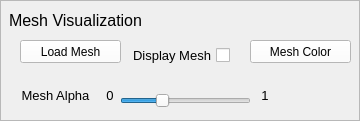
        <widget class="QFrame" name="frame_5">
         <property name="sizePolicy">
          <sizepolicy hsizetype="Expanding" vsizetype="Expanding">
           <horstretch>0</horstretch>
           <verstretch>0</verstretch>
          </sizepolicy>
         </property>
         <property name="minimumSize">
          <size>
           <width>300</width>
           <height>40</height>
          </size>
         </property>
         <property name="frameShape">
          <enum>QFrame::StyledPanel</enum>
         </property>
         <property name="frameShadow">
          <enum>QFrame::Plain</enum>
         </property>
         <widget class="QLabel" name="DisplayOptions_6">
          <property name="geometry">
           <rect>
            <x>10</x>
            <y>10</y>
            <width>131</width>
            <height>20</height>
           </rect>
          </property>
          <property name="minimumSize">
           <size>
            <width>130</width>
            <height>20</height>
           </size>
          </property>
          <property name="font">
           <font>
            <pointsize>12</pointsize>
           </font>
          </property>
          <property name="text">
           <string>Mesh Visualization</string>
          </property>
          <property name="alignment">
           <set>Qt::AlignCenter</set>
          </property>
         </widget>
         <widget class="QPushButton" name="loadMeshButton">
          <property name="geometry">
           <rect>
            <x>20</x>
            <y>40</y>
            <width>101</width>
            <height>23</height>
           </rect>
          </property>
          <property name="palette">
           <palette>
            <active>
             <colorrole role="WindowText">
              <brush brushstyle="SolidPattern">
               <color alpha="255">
                <red>0</red>
                <green>0</green>
                <blue>0</blue>
               </color>
              </brush>
             </colorrole>
             <colorrole role="Button">
              <brush brushstyle="SolidPattern">
               <color alpha="255">
                <red>255</red>
                <green>255</green>
                <blue>255</blue>
               </color>
              </brush>
             </colorrole>
             <colorrole role="Light">
              <brush brushstyle="SolidPattern">
               <color alpha="255">
                <red>255</red>
                <green>255</green>
                <blue>255</blue>
               </color>
              </brush>
             </colorrole>
             <colorrole role="Midlight">
              <brush brushstyle="SolidPattern">
               <color alpha="255">
                <red>255</red>
                <green>255</green>
                <blue>255</blue>
               </color>
              </brush>
             </colorrole>
             <colorrole role="Dark">
              <brush brushstyle="SolidPattern">
               <color alpha="255">
                <red>127</red>
                <green>127</green>
                <blue>127</blue>
               </color>
              </brush>
             </colorrole>
             <colorrole role="Mid">
              <brush brushstyle="SolidPattern">
               <color alpha="255">
                <red>170</red>
                <green>170</green>
                <blue>170</blue>
               </color>
              </brush>
             </colorrole>
             <colorrole role="Text">
              <brush brushstyle="SolidPattern">
               <color alpha="255">
                <red>0</red>
                <green>0</green>
                <blue>0</blue>
               </color>
              </brush>
             </colorrole>
             <colorrole role="BrightText">
              <brush brushstyle="SolidPattern">
               <color alpha="255">
                <red>255</red>
                <green>255</green>
                <blue>255</blue>
               </color>
              </brush>
             </colorrole>
             <colorrole role="ButtonText">
              <brush brushstyle="SolidPattern">
               <color alpha="255">
                <red>0</red>
                <green>0</green>
                <blue>0</blue>
               </color>
              </brush>
             </colorrole>
             <colorrole role="Base">
              <brush brushstyle="SolidPattern">
               <color alpha="255">
                <red>255</red>
                <green>255</green>
                <blue>255</blue>
               </color>
              </brush>
             </colorrole>
             <colorrole role="Window">
              <brush brushstyle="SolidPattern">
               <color alpha="255">
                <red>255</red>
                <green>255</green>
                <blue>255</blue>
               </color>
              </brush>
             </colorrole>
             <colorrole role="Shadow">
              <brush brushstyle="SolidPattern">
               <color alpha="255">
                <red>0</red>
                <green>0</green>
                <blue>0</blue>
               </color>
              </brush>
             </colorrole>
             <colorrole role="AlternateBase">
              <brush brushstyle="SolidPattern">
               <color alpha="255">
                <red>255</red>
                <green>255</green>
                <blue>255</blue>
               </color>
              </brush>
             </colorrole>
             <colorrole role="ToolTipBase">
              <brush brushstyle="SolidPattern">
               <color alpha="255">
                <red>255</red>
                <green>255</green>
                <blue>220</blue>
               </color>
              </brush>
             </colorrole>
             <colorrole role="ToolTipText">
              <brush brushstyle="SolidPattern">
               <color alpha="255">
                <red>0</red>
                <green>0</green>
                <blue>0</blue>
               </color>
              </brush>
             </colorrole>
            </active>
            <inactive>
             <colorrole role="WindowText">
              <brush brushstyle="SolidPattern">
               <color alpha="255">
                <red>0</red>
                <green>0</green>
                <blue>0</blue>
               </color>
              </brush>
             </colorrole>
             <colorrole role="Button">
              <brush brushstyle="SolidPattern">
               <color alpha="255">
                <red>255</red>
                <green>255</green>
                <blue>255</blue>
               </color>
              </brush>
             </colorrole>
             <colorrole role="Light">
              <brush brushstyle="SolidPattern">
               <color alpha="255">
                <red>255</red>
                <green>255</green>
                <blue>255</blue>
               </color>
              </brush>
             </colorrole>
             <colorrole role="Midlight">
              <brush brushstyle="SolidPattern">
               <color alpha="255">
                <red>255</red>
                <green>255</green>
                <blue>255</blue>
               </color>
              </brush>
             </colorrole>
             <colorrole role="Dark">
              <brush brushstyle="SolidPattern">
               <color alpha="255">
                <red>127</red>
                <green>127</green>
                <blue>127</blue>
               </color>
              </brush>
             </colorrole>
             <colorrole role="Mid">
              <brush brushstyle="SolidPattern">
               <color alpha="255">
                <red>170</red>
                <green>170</green>
                <blue>170</blue>
               </color>
              </brush>
             </colorrole>
             <colorrole role="Text">
              <brush brushstyle="SolidPattern">
               <color alpha="255">
                <red>0</red>
                <green>0</green>
                <blue>0</blue>
               </color>
              </brush>
             </colorrole>
             <colorrole role="BrightText">
              <brush brushstyle="SolidPattern">
               <color alpha="255">
                <red>255</red>
                <green>255</green>
                <blue>255</blue>
               </color>
              </brush>
             </colorrole>
             <colorrole role="ButtonText">
              <brush brushstyle="SolidPattern">
               <color alpha="255">
                <red>0</red>
                <green>0</green>
                <blue>0</blue>
               </color>
              </brush>
             </colorrole>
             <colorrole role="Base">
              <brush brushstyle="SolidPattern">
               <color alpha="255">
                <red>255</red>
                <green>255</green>
                <blue>255</blue>
               </color>
              </brush>
             </colorrole>
             <colorrole role="Window">
              <brush brushstyle="SolidPattern">
               <color alpha="255">
                <red>255</red>
                <green>255</green>
                <blue>255</blue>
               </color>
              </brush>
             </colorrole>
             <colorrole role="Shadow">
              <brush brushstyle="SolidPattern">
               <color alpha="255">
                <red>0</red>
                <green>0</green>
                <blue>0</blue>
               </color>
              </brush>
             </colorrole>
             <colorrole role="AlternateBase">
              <brush brushstyle="SolidPattern">
               <color alpha="255">
                <red>255</red>
                <green>255</green>
                <blue>255</blue>
               </color>
              </brush>
             </colorrole>
             <colorrole role="ToolTipBase">
              <brush brushstyle="SolidPattern">
               <color alpha="255">
                <red>255</red>
                <green>255</green>
                <blue>220</blue>
               </color>
              </brush>
             </colorrole>
             <colorrole role="ToolTipText">
              <brush brushstyle="SolidPattern">
               <color alpha="255">
                <red>0</red>
                <green>0</green>
                <blue>0</blue>
               </color>
              </brush>
             </colorrole>
            </inactive>
            <disabled>
             <colorrole role="WindowText">
              <brush brushstyle="SolidPattern">
               <color alpha="255">
                <red>127</red>
                <green>127</green>
                <blue>127</blue>
               </color>
              </brush>
             </colorrole>
             <colorrole role="Button">
              <brush brushstyle="SolidPattern">
               <color alpha="255">
                <red>255</red>
                <green>255</green>
                <blue>255</blue>
               </color>
              </brush>
             </colorrole>
             <colorrole role="Light">
              <brush brushstyle="SolidPattern">
               <color alpha="255">
                <red>255</red>
                <green>255</green>
                <blue>255</blue>
               </color>
              </brush>
             </colorrole>
             <colorrole role="Midlight">
              <brush brushstyle="SolidPattern">
               <color alpha="255">
                <red>255</red>
                <green>255</green>
                <blue>255</blue>
               </color>
              </brush>
             </colorrole>
             <colorrole role="Dark">
              <brush brushstyle="SolidPattern">
               <color alpha="255">
                <red>127</red>
                <green>127</green>
                <blue>127</blue>
               </color>
              </brush>
             </colorrole>
             <colorrole role="Mid">
              <brush brushstyle="SolidPattern">
               <color alpha="255">
                <red>170</red>
                <green>170</green>
                <blue>170</blue>
               </color>
              </brush>
             </colorrole>
             <colorrole role="Text">
              <brush brushstyle="SolidPattern">
               <color alpha="255">
                <red>127</red>
                <green>127</green>
                <blue>127</blue>
               </color>
              </brush>
             </colorrole>
             <colorrole role="BrightText">
              <brush brushstyle="SolidPattern">
               <color alpha="255">
                <red>255</red>
                <green>255</green>
                <blue>255</blue>
               </color>
              </brush>
             </colorrole>
             <colorrole role="ButtonText">
              <brush brushstyle="SolidPattern">
               <color alpha="255">
                <red>127</red>
                <green>127</green>
                <blue>127</blue>
               </color>
              </brush>
             </colorrole>
             <colorrole role="Base">
              <brush brushstyle="SolidPattern">
               <color alpha="255">
                <red>255</red>
                <green>255</green>
                <blue>255</blue>
               </color>
              </brush>
             </colorrole>
             <colorrole role="Window">
              <brush brushstyle="SolidPattern">
               <color alpha="255">
                <red>255</red>
                <green>255</green>
                <blue>255</blue>
               </color>
              </brush>
             </colorrole>
             <colorrole role="Shadow">
              <brush brushstyle="SolidPattern">
               <color alpha="255">
                <red>0</red>
                <green>0</green>
                <blue>0</blue>
               </color>
              </brush>
             </colorrole>
             <colorrole role="AlternateBase">
              <brush brushstyle="SolidPattern">
               <color alpha="255">
                <red>255</red>
                <green>255</green>
                <blue>255</blue>
               </color>
              </brush>
             </colorrole>
             <colorrole role="ToolTipBase">
              <brush brushstyle="SolidPattern">
               <color alpha="255">
                <red>255</red>
                <green>255</green>
                <blue>220</blue>
               </color>
              </brush>
             </colorrole>
             <colorrole role="ToolTipText">
              <brush brushstyle="SolidPattern">
               <color alpha="255">
                <red>0</red>
                <green>0</green>
                <blue>0</blue>
               </color>
              </brush>
             </colorrole>
            </disabled>
           </palette>
          </property>
          <property name="text">
           <string>Load Mesh</string>
          </property>
         </widget>
         <widget class="QPushButton" name="meshColorButton">
          <property name="geometry">
           <rect>
            <x>250</x>
            <y>40</y>
            <width>101</width>
            <height>23</height>
           </rect>
          </property>
          <property name="palette">
           <palette>
            <active>
             <colorrole role="WindowText">
              <brush brushstyle="SolidPattern">
               <color alpha="255">
                <red>0</red>
                <green>0</green>
                <blue>0</blue>
               </color>
              </brush>
             </colorrole>
             <colorrole role="Button">
              <brush brushstyle="SolidPattern">
               <color alpha="255">
                <red>255</red>
                <green>255</green>
                <blue>255</blue>
               </color>
              </brush>
             </colorrole>
             <colorrole role="Light">
              <brush brushstyle="SolidPattern">
               <color alpha="255">
                <red>255</red>
                <green>255</green>
                <blue>255</blue>
               </color>
              </brush>
             </colorrole>
             <colorrole role="Midlight">
              <brush brushstyle="SolidPattern">
               <color alpha="255">
                <red>255</red>
                <green>255</green>
                <blue>255</blue>
               </color>
              </brush>
             </colorrole>
             <colorrole role="Dark">
              <brush brushstyle="SolidPattern">
               <color alpha="255">
                <red>127</red>
                <green>127</green>
                <blue>127</blue>
               </color>
              </brush>
             </colorrole>
             <colorrole role="Mid">
              <brush brushstyle="SolidPattern">
               <color alpha="255">
                <red>170</red>
                <green>170</green>
                <blue>170</blue>
               </color>
              </brush>
             </colorrole>
             <colorrole role="Text">
              <brush brushstyle="SolidPattern">
               <color alpha="255">
                <red>0</red>
                <green>0</green>
                <blue>0</blue>
               </color>
              </brush>
             </colorrole>
             <colorrole role="BrightText">
              <brush brushstyle="SolidPattern">
               <color alpha="255">
                <red>255</red>
                <green>255</green>
                <blue>255</blue>
               </color>
              </brush>
             </colorrole>
             <colorrole role="ButtonText">
              <brush brushstyle="SolidPattern">
               <color alpha="255">
                <red>0</red>
                <green>0</green>
                <blue>0</blue>
               </color>
              </brush>
             </colorrole>
             <colorrole role="Base">
              <brush brushstyle="SolidPattern">
               <color alpha="255">
                <red>255</red>
                <green>255</green>
                <blue>255</blue>
               </color>
              </brush>
             </colorrole>
             <colorrole role="Window">
              <brush brushstyle="SolidPattern">
               <color alpha="255">
                <red>255</red>
                <green>255</green>
                <blue>255</blue>
               </color>
              </brush>
             </colorrole>
             <colorrole role="Shadow">
              <brush brushstyle="SolidPattern">
               <color alpha="255">
                <red>0</red>
                <green>0</green>
                <blue>0</blue>
               </color>
              </brush>
             </colorrole>
             <colorrole role="AlternateBase">
              <brush brushstyle="SolidPattern">
               <color alpha="255">
                <red>255</red>
                <green>255</green>
                <blue>255</blue>
               </color>
              </brush>
             </colorrole>
             <colorrole role="ToolTipBase">
              <brush brushstyle="SolidPattern">
               <color alpha="255">
                <red>255</red>
                <green>255</green>
                <blue>220</blue>
               </color>
              </brush>
             </colorrole>
             <colorrole role="ToolTipText">
              <brush brushstyle="SolidPattern">
               <color alpha="255">
                <red>0</red>
                <green>0</green>
                <blue>0</blue>
               </color>
              </brush>
             </colorrole>
            </active>
            <inactive>
             <colorrole role="WindowText">
              <brush brushstyle="SolidPattern">
               <color alpha="255">
                <red>0</red>
                <green>0</green>
                <blue>0</blue>
               </color>
              </brush>
             </colorrole>
             <colorrole role="Button">
              <brush brushstyle="SolidPattern">
               <color alpha="255">
                <red>255</red>
                <green>255</green>
                <blue>255</blue>
               </color>
              </brush>
             </colorrole>
             <colorrole role="Light">
              <brush brushstyle="SolidPattern">
               <color alpha="255">
                <red>255</red>
                <green>255</green>
                <blue>255</blue>
               </color>
              </brush>
             </colorrole>
             <colorrole role="Midlight">
              <brush brushstyle="SolidPattern">
               <color alpha="255">
                <red>255</red>
                <green>255</green>
                <blue>255</blue>
               </color>
              </brush>
             </colorrole>
             <colorrole role="Dark">
              <brush brushstyle="SolidPattern">
               <color alpha="255">
                <red>127</red>
                <green>127</green>
                <blue>127</blue>
               </color>
              </brush>
             </colorrole>
             <colorrole role="Mid">
              <brush brushstyle="SolidPattern">
               <color alpha="255">
                <red>170</red>
                <green>170</green>
                <blue>170</blue>
               </color>
              </brush>
             </colorrole>
             <colorrole role="Text">
              <brush brushstyle="SolidPattern">
               <color alpha="255">
                <red>0</red>
                <green>0</green>
                <blue>0</blue>
               </color>
              </brush>
             </colorrole>
             <colorrole role="BrightText">
              <brush brushstyle="SolidPattern">
               <color alpha="255">
                <red>255</red>
                <green>255</green>
                <blue>255</blue>
               </color>
              </brush>
             </colorrole>
             <colorrole role="ButtonText">
              <brush brushstyle="SolidPattern">
               <color alpha="255">
                <red>0</red>
                <green>0</green>
                <blue>0</blue>
               </color>
              </brush>
             </colorrole>
             <colorrole role="Base">
              <brush brushstyle="SolidPattern">
               <color alpha="255">
                <red>255</red>
                <green>255</green>
                <blue>255</blue>
               </color>
              </brush>
             </colorrole>
             <colorrole role="Window">
              <brush brushstyle="SolidPattern">
               <color alpha="255">
                <red>255</red>
                <green>255</green>
                <blue>255</blue>
               </color>
              </brush>
             </colorrole>
             <colorrole role="Shadow">
              <brush brushstyle="SolidPattern">
               <color alpha="255">
                <red>0</red>
                <green>0</green>
                <blue>0</blue>
               </color>
              </brush>
             </colorrole>
             <colorrole role="AlternateBase">
              <brush brushstyle="SolidPattern">
               <color alpha="255">
                <red>255</red>
                <green>255</green>
                <blue>255</blue>
               </color>
              </brush>
             </colorrole>
             <colorrole role="ToolTipBase">
              <brush brushstyle="SolidPattern">
               <color alpha="255">
                <red>255</red>
                <green>255</green>
                <blue>220</blue>
               </color>
              </brush>
             </colorrole>
             <colorrole role="ToolTipText">
              <brush brushstyle="SolidPattern">
               <color alpha="255">
                <red>0</red>
                <green>0</green>
                <blue>0</blue>
               </color>
              </brush>
             </colorrole>
            </inactive>
            <disabled>
             <colorrole role="WindowText">
              <brush brushstyle="SolidPattern">
               <color alpha="255">
                <red>127</red>
                <green>127</green>
                <blue>127</blue>
               </color>
              </brush>
             </colorrole>
             <colorrole role="Button">
              <brush brushstyle="SolidPattern">
               <color alpha="255">
                <red>255</red>
                <green>255</green>
                <blue>255</blue>
               </color>
              </brush>
             </colorrole>
             <colorrole role="Light">
              <brush brushstyle="SolidPattern">
               <color alpha="255">
                <red>255</red>
                <green>255</green>
                <blue>255</blue>
               </color>
              </brush>
             </colorrole>
             <colorrole role="Midlight">
              <brush brushstyle="SolidPattern">
               <color alpha="255">
                <red>255</red>
                <green>255</green>
                <blue>255</blue>
               </color>
              </brush>
             </colorrole>
             <colorrole role="Dark">
              <brush brushstyle="SolidPattern">
               <color alpha="255">
                <red>127</red>
                <green>127</green>
                <blue>127</blue>
               </color>
              </brush>
             </colorrole>
             <colorrole role="Mid">
              <brush brushstyle="SolidPattern">
               <color alpha="255">
                <red>170</red>
                <green>170</green>
                <blue>170</blue>
               </color>
              </brush>
             </colorrole>
             <colorrole role="Text">
              <brush brushstyle="SolidPattern">
               <color alpha="255">
                <red>127</red>
                <green>127</green>
                <blue>127</blue>
               </color>
              </brush>
             </colorrole>
             <colorrole role="BrightText">
              <brush brushstyle="SolidPattern">
               <color alpha="255">
                <red>255</red>
                <green>255</green>
                <blue>255</blue>
               </color>
              </brush>
             </colorrole>
             <colorrole role="ButtonText">
              <brush brushstyle="SolidPattern">
               <color alpha="255">
                <red>127</red>
                <green>127</green>
                <blue>127</blue>
               </color>
              </brush>
             </colorrole>
             <colorrole role="Base">
              <brush brushstyle="SolidPattern">
               <color alpha="255">
                <red>255</red>
                <green>255</green>
                <blue>255</blue>
               </color>
              </brush>
             </colorrole>
             <colorrole role="Window">
              <brush brushstyle="SolidPattern">
               <color alpha="255">
                <red>255</red>
                <green>255</green>
                <blue>255</blue>
               </color>
              </brush>
             </colorrole>
             <colorrole role="Shadow">
              <brush brushstyle="SolidPattern">
               <color alpha="255">
                <red>0</red>
                <green>0</green>
                <blue>0</blue>
               </color>
              </brush>
             </colorrole>
             <colorrole role="AlternateBase">
              <brush brushstyle="SolidPattern">
               <color alpha="255">
                <red>255</red>
                <green>255</green>
                <blue>255</blue>
               </color>
              </brush>
             </colorrole>
             <colorrole role="ToolTipBase">
              <brush brushstyle="SolidPattern">
               <color alpha="255">
                <red>255</red>
                <green>255</green>
                <blue>220</blue>
               </color>
              </brush>
             </colorrole>
             <colorrole role="ToolTipText">
              <brush brushstyle="SolidPattern">
               <color alpha="255">
                <red>0</red>
                <green>0</green>
                <blue>0</blue>
               </color>
              </brush>
             </colorrole>
            </disabled>
           </palette>
          </property>
          <property name="text">
           <string>Mesh Color</string>
          </property>
         </widget>
         <widget class="QCheckBox" name="displayMesh">
          <property name="geometry">
           <rect>
            <x>130</x>
            <y>40</y>
            <width>100</width>
            <height>30</height>
           </rect>
          </property>
          <property name="minimumSize">
           <size>
            <width>100</width>
            <height>0</height>
           </size>
          </property>
          <property name="font">
           <font>
            <pointsize>10</pointsize>
           </font>
          </property>
          <property name="layoutDirection">
           <enum>Qt::RightToLeft</enum>
          </property>
          <property name="text">
           <string>Display Mesh</string>
          </property>
          <property name="tristate">
           <bool>false</bool>
          </property>
         </widget>
         <widget class="QSlider" name="meshAlpha">
          <property name="geometry">
           <rect>
            <x>120</x>
            <y>90</y>
            <width>131</width>
            <height>22</height>
           </rect>
          </property>
          <property name="maximum">
           <number>100</number>
          </property>
          <property name="value">
           <number>30</number>
          </property>
          <property name="sliderPosition">
           <number>30</number>
          </property>
          <property name="orientation">
           <enum>Qt::Horizontal</enum>
          </property>
          <property name="tickPosition">
           <enum>QSlider::NoTicks</enum>
          </property>
          <property name="tickInterval">
           <number>5</number>
          </property>
         </widget>
         <widget class="QLabel" name="DisplayOptions_36">
          <property name="geometry">
           <rect>
            <x>10</x>
            <y>80</y>
            <width>91</width>
            <height>30</height>
           </rect>
          </property>
          <property name="minimumSize">
           <size>
            <width>35</width>
            <height>20</height>
           </size>
          </property>
          <property name="font">
           <font>
            <pointsize>10</pointsize>
           </font>
          </property>
          <property name="text">
           <string>Mesh Alpha</string>
          </property>
          <property name="alignment">
           <set>Qt::AlignCenter</set>
          </property>
         </widget>
         <widget class="QLabel" name="DisplayOptions_37">
          <property name="geometry">
           <rect>
            <x>90</x>
            <y>80</y>
            <width>40</width>
            <height>30</height>
           </rect>
          </property>
          <property name="minimumSize">
           <size>
            <width>30</width>
            <height>20</height>
           </size>
          </property>
          <property name="font">
           <font>
            <pointsize>10</pointsize>
           </font>
          </property>
          <property name="text">
           <string>0</string>
          </property>
          <property name="alignment">
           <set>Qt::AlignCenter</set>
          </property>
         </widget>
         <widget class="QLabel" name="DisplayOptions_38">
          <property name="geometry">
           <rect>
            <x>250</x>
            <y>80</y>
            <width>30</width>
            <height>30</height>
           </rect>
          </property>
          <property name="minimumSize">
           <size>
            <width>30</width>
            <height>20</height>
           </size>
          </property>
          <property name="font">
           <font>
            <pointsize>10</pointsize>
           </font>
          </property>
          <property name="text">
           <string>1</string>
          </property>
          <property name="alignment">
           <set>Qt::AlignCenter</set>
          </property>
         </widget>
        </widget>
